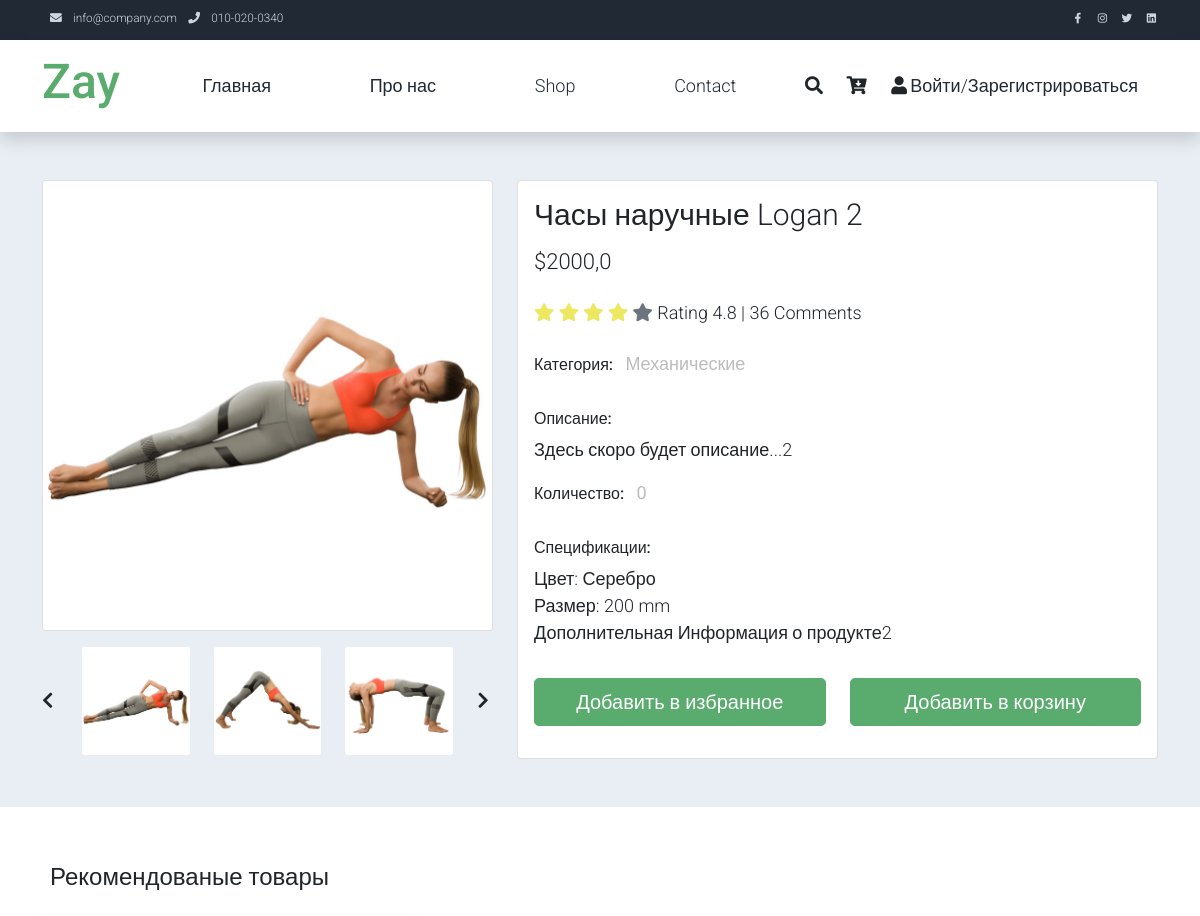
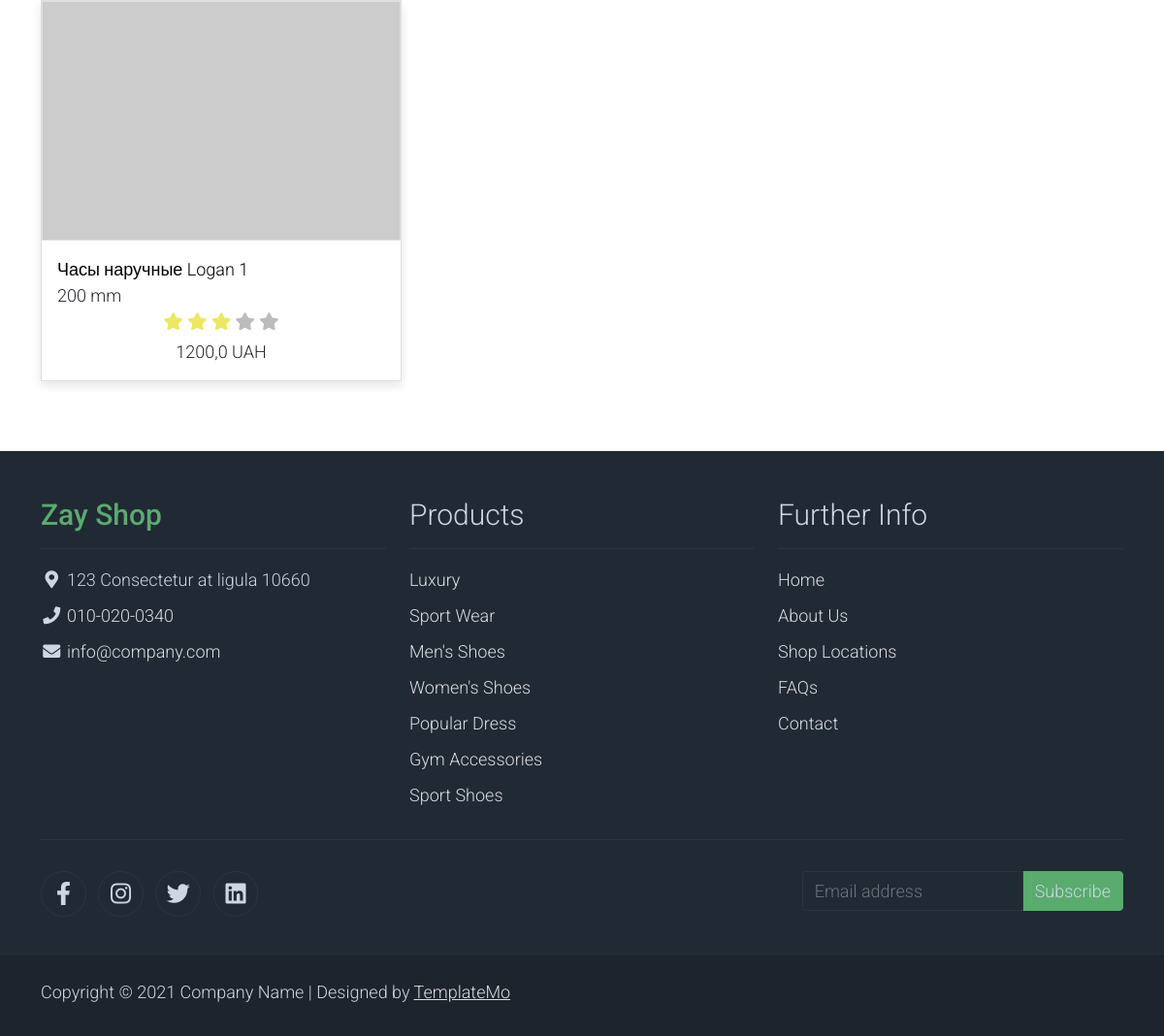
The page /product/chasy-naruchnye-logan-2/ on the database its author committed (2 pictures, top to bottom).
### shop/models.py (models this page shows, shortened)
class Gallery(models.Model):
    image = models.ImageField(upload_to='products/', verbose_name='Изображение')
    product = models.ForeignKey(Product, on_delete=models.CASCADE, related_name='images')
    class Meta:
        verbose_name = 'Изображение'
        verbose_name_plural = 'Галерея товаров'

class Product(models.Model):
    title = models.CharField(max_length=255, verbose_name='Наименование товара')
    price = models.FloatField(verbose_name='Цена')
    created_at = models.DateTimeField(auto_now_add=True, verbose_name='Дата создания товар')
    watched = models.IntegerField(default=0, verbose_name='Просмотры')
    quantity = models.IntegerField(default=0, verbose_name='Количество на складе')
    description = models.TextField(default='Здесь скоро будет описание...', verbose_name='Описание товара')
    info = models.TextField(default='Дополнительная Информация о продукте', verbose_name='Информация о товаре')
    category = models.ForeignKey(Category, on_delete=models.CASCADE, verbose_name='Категория', related_name='products')
    slug = models.SlugField(unique=True, null=True)
    size = models.IntegerField(default=30, verbose_name='Размер в мм')
    color = models.CharField(max_length=30, default='Серебро', verbose_name='Цвет/Материал')
    def get_absolute_url(self):
        return reverse('product_page', kwargs={'slug':self.slug})
    def __str__(self):
        return self.title
    def get_first_photo(self):    #щоб діставав фото категорій
        if self.images.first():
            return self.images.first().image.url
        else:
            return 'https://placehold.co/600x400/EEEEEE/222222?text=No+Image'
    class Meta:
        verbose_name = 'Продукт'
        verbose_name_plural = 'Продукты'

class Category(models.Model):
    title = models.CharField(max_length=150, verbose_name='Наименование категории')
    image = models.ImageField(upload_to='categories/', null=True, blank=True, verbose_name='Изображение')
    slug = models.SlugField(unique=True, null=True)
    parent = models.ForeignKey('self', on_delete=models.CASCADE, null=True, blank=True,
                               verbose_name="Категория", related_name='subcategory')
    def __str__(self):
        return self.title
    class Meta:
        verbose_name = 'Категория'
        verbose_name_plural = 'Категории'

### shop/views.py (the view)
# urls.py: path('product/<slug:slug>/', ProductPage.as_view(), name='product_page'),
class ProductPage(DetailView):
    model = Product
    context_object_name = 'product'
    template_name = 'shop/shop-single.html'
    def get_context_data(self, **kwargs):
        context = super().get_context_data()
        product = Product.objects.get(slug=self.kwargs['slug'])
        context['title'] = product.title
        products = Product.objects.all().exclude(slug=self.kwargs['slug']).filter(category=product.category)[:5]
        context['products'] = products
        return context

### shop/templates/shop/shop-single.html (shortened to what this page needs)
{% extends 'base.html' %}
{% load static %}
{% block main %}
    <main>
        {% include 'shop/components/_product_content.html'%}
    {% include 'shop/components/_relevant.html' %}
    </main>
{% endblock main %}

### shop/templates/shop/components/_product_content.html (shortened to what this page needs)
<section class="bg-light">
        <div class="container pb-5">
            <div class="row">
                <div class="col-lg-5 mt-5">
                    <div class="card mb-3">
                        {% for image in product.images.all|slice:":1" %}
                        <img class="card-img img-fluid" src="{{ image.image.url }}" alt="Card image cap" id="product-detail">
                        {% empty %}
                        <img class="card-img img-fluid" src="https://placehold.co/600x400?text=No+Image" alt="No image" id="product-detail">
                        {% endfor %}
                    </div>
                    <div class="row">
                        {% include 'shop/components/_product_carousel.html' %}
                    </div>
                </div>
                <div class="col-lg-7 mt-5">
                    <div class="card">
                        <div class="card-body">
                            <h1 class="h2">{{ product }}</h1>
                            <p class="h3 py-2">${{ product.price }}</p>
                            <p class="py-2">
                                <i class="fa fa-star text-warning"></i>
                                <i class="fa fa-star text-warning"></i>
                                <i class="fa fa-star text-warning"></i>
                                <i class="fa fa-star text-warning"></i>
                                <i class="fa fa-star text-secondary"></i>
                                <span class="list-inline-item text-dark">Rating 4.8 | 36 Comments</span>
                            </p>
                            <ul class="list-inline">
                                <li class="list-inline-item">
                                    <h6>Категория:</h6>
                                </li>
                                <li class="list-inline-item">
                                    <p class="text-muted"><strong>{{ product.category }}</strong></p>
                                </li>
                            </ul>
                            <h6>Описание:</h6>
                            <p>{{ product.description }}</p>
                            <ul class="list-inline">
                                <li class="list-inline-item">
                                    <h6>Количество:</h6>
                                </li>
                                <li class="list-inline-item">
                                    <p class="text-muted"><strong>{{ product.quantity }}</strong></p>
                                </li>
                            </ul>
                            <h6>Спецификации:</h6>
                            <ul class="list-unstyled pb-3">
                                <li>Цвет: {{ product.color }}</li>
                                <li>Размер: {{ product.size}} mm</li>
                                <li>{{ product.info }}</li>
                            </ul>
                            <form action="" method="GET">
                                <div class="row pb-3">
                                    <div class="col d-grid">
                                        <button type="submit" class="btn btn-success btn-lg" name="submit" value="addtowhishlist">Добавить в избранное</button>
                                    </div>
                                    <div class="col d-grid">
                                        <button type="submit" class="btn btn-success btn-lg" name="submit" value="addtocard">Добавить в корзину</button>
                                    </div>
                                </div>
                            </form>
                        </div>
                    </div>
                </div>
            </div>
        </div>
    </section>

### shop/templates/shop/components/_product_carousel.html (shortened to what this page needs)
                        <div class="col-1 align-self-center">
                            <a href="#multi-item-example" role="button" data-bs-slide="prev">
                                <i class="text-dark fas fa-chevron-left"></i>
                            </a>
                        </div>
                        <div id="multi-item-example" class="col-10 carousel slide carousel-multi-item" data-bs-ride="carousel">
                            <div class="carousel-inner product-links-wap" role="listbox">
                                <div class="carousel-item active">
                                    <div class="row">
                                      {% for image in product.images.all %}
                                        <div class="col-4">
                                            <a href="{{ image.image.url }}">
                                                <img class="card-img img-fluid" src="{{ image.image.url }}" alt="Product Image 1">
                                            </a>
                                        </div>
                                      {% endfor %}
                                    </div>
                                </div>
                            </div>
                        </div>
                        <div class="col-1 align-self-center">
                            <a href="#multi-item-example" role="button" data-bs-slide="next">
                                <i class="text-dark fas fa-chevron-right"></i>
                            </a>
                        </div>

### shop/templates/shop/components/_productcard.html (shortened to what this page needs)
                     <div class="col-md-4">
                        <div class="card mb-4 product-wap rounded-0">
                            <div class="card rounded-0">
                                <img class="card-img rounded-0 img-fluid" src="{{ product.get_first_photo }}">
                            </div>
                            <div class="card-body">
                                <a href="{{ product.get_absolute_url }}" class="h3 text-decoration-none">{{ product }}</a>
                                <ul class="w-100 list-unstyled d-flex justify-content-between mb-0">
                                    <li>{{ product.size }} mm</li>
                                </ul>
                                <ul class="list-unstyled d-flex justify-content-center mb-1">
                                    <li>
                                        <i class="text-warning fa fa-star"></i>
                                        <i class="text-warning fa fa-star"></i>
                                        <i class="text-warning fa fa-star"></i>
                                        <i class="text-muted fa fa-star"></i>
                                        <i class="text-muted fa fa-star"></i>
                                    </li>
                                </ul>
                                <p class="text-center mb-0">{{ product.price }} UAH</p>
                            </div>
                        </div>
                    </div>

### shop/static/shop/assets/css/templatemo.css (style rules this page uses)
body, ul, li, p, a, label, input, div { font-family: 'Roboto', sans-serif; font-size: 18px !important; font-weight: 300 !important; }
.h2 { font-family: 'Roboto', sans-serif; font-size: 30px !important; font-weight: 300; }
.h3 { font-family: 'Roboto', sans-serif; font-size: 22px !important; }
.text-warning { color: #ede861 !important; }
.text-muted { color: #bcbcbc !important; }
.bg-light { background-color: #e9eef5 !important; }
.btn-success { background-color: #59ab6e !important; border-color: #56ae6c !important; }
.product-wap { box-shadow: 0px 5px 10px 0px rgba(0, 0, 0, 0.10); }
.card.product-wap a { color: #000; }
.product-wap .h3, .product-wap li, .product-wap i, .product-wap p { font-size: 12px !important; }
@media (min-width: 992px) { .product-wap .h3, .product-wap li, .product-wap i, .product-wap p { font-size: 18px !important; } }

### rows shown on the page
Gallery: image (picture)
Gallery: image (picture)
Gallery: image (picture)
Product: title "Часы наручные Logan 2", price "2000,0", category "Механические", description "Здесь скоро будет описание...2", quantity "0", color "Серебро", size "200", info "Дополнительная Информация о продукте2"
Product: title "Часы наручные Logan 1", size "200", price "1200,0"
